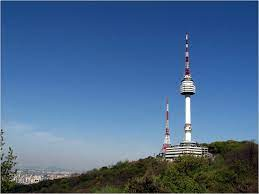
#> input picture OpenCV Python Tutorial/images/Seoul_NTower.png, 259 x 194 px, found by its file name
$ python '6. Edge Detection.py'
#> lines starting #> are read from the running program, lines starting #| are printed output that depends on the picture
import cv2

img = cv2.imread('images\Seoul_NTower.png')
#> img is the input picture: shape (194, 259, 3); mean B, G, R 143.9, 106.3, 74.4
edges = cv2.Canny(img, 100, 200) # 이미지에서 초점이 맞춰진 개체의 가장자리 찾는 구문
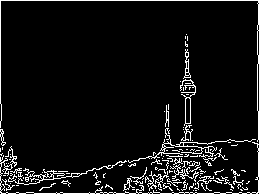
#> edges: shape (194, 259); 6.6% white in thin lines or dots

cv2.imshow("Edge Detected Image", edges)

cv2.waitKey(0)
cv2.destroyAllWindows()
